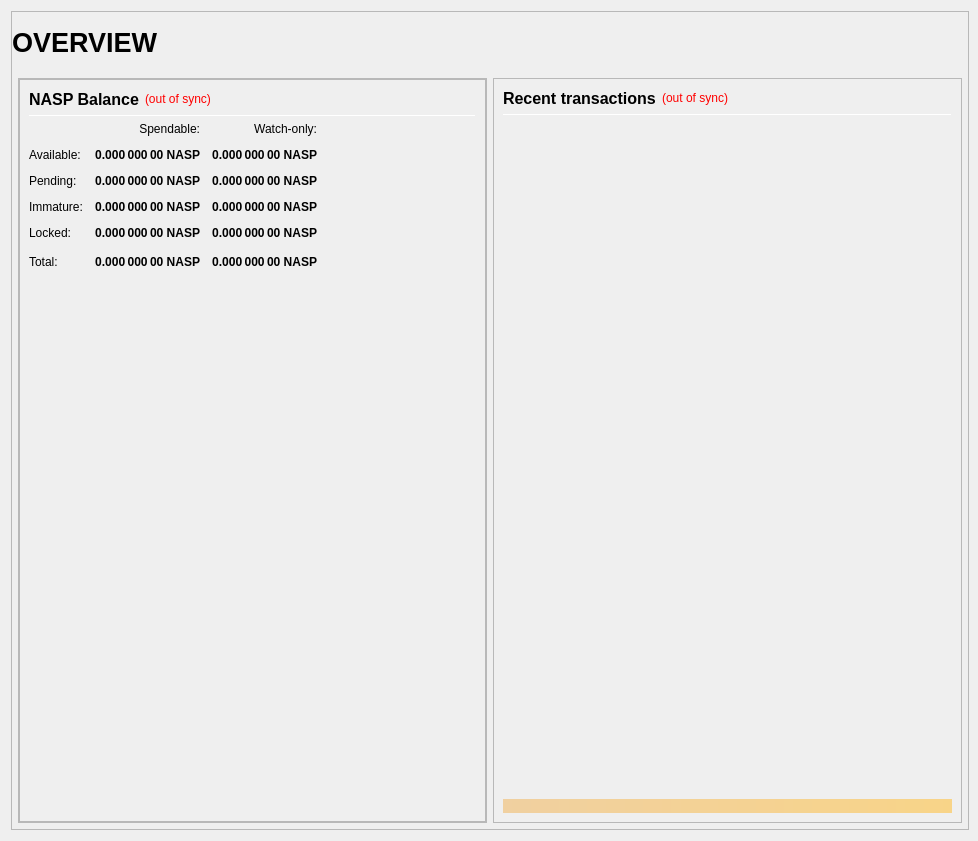
<?xml version="1.0" encoding="UTF-8"?>
<ui version="4.0">
 <class>OverviewPage</class>
 <widget class="QWidget" name="OverviewPage">
  <property name="geometry">
   <rect>
    <x>0</x>
    <y>0</y>
    <width>978</width>
    <height>841</height>
   </rect>
  </property>
  <property name="minimumSize">
   <size>
    <width>960</width>
    <height>682</height>
   </size>
  </property>
  <property name="windowTitle">
   <string>Form</string>
  </property>
  <layout class="QVBoxLayout" name="topLayout" stretch="1">
   <property name="rightMargin">
    <number>9</number>
   </property>
   <item>
    <widget class="QFrame" name="frame_BG">
     <property name="minimumSize">
      <size>
       <width>850</width>
       <height>610</height>
      </size>
     </property>
     <property name="maximumSize">
      <size>
       <width>16777215</width>
       <height>16777215</height>
      </size>
     </property>
     <property name="frameShape">
      <enum>QFrame::StyledPanel</enum>
     </property>
     <property name="frameShadow">
      <enum>QFrame::Raised</enum>
     </property>
     <layout class="QVBoxLayout" name="verticalLayout_3" stretch="1">
      <property name="leftMargin">
       <number>0</number>
      </property>
      <property name="topMargin">
       <number>0</number>
      </property>
      <property name="rightMargin">
       <number>0</number>
      </property>
      <property name="bottomMargin">
       <number>6</number>
      </property>
      <item>
       <layout class="QVBoxLayout" name="verticalLayout_Master" stretch="0,1">
        <property name="leftMargin">
         <number>0</number>
        </property>
        <property name="topMargin">
         <number>0</number>
        </property>
        <property name="rightMargin">
         <number>0</number>
        </property>
        <property name="bottomMargin">
         <number>0</number>
        </property>
        <item>
         <widget class="QFrame" name="frame_Header">
          <layout class="QVBoxLayout" name="verticalLayout_Header" stretch="0">
           <property name="leftMargin">
            <number>0</number>
           </property>
           <property name="topMargin">
            <number>0</number>
           </property>
           <property name="rightMargin">
            <number>0</number>
           </property>
           <property name="bottomMargin">
            <number>0</number>
           </property>
           <item>
            <layout class="QHBoxLayout" name="horizontalLayout_Header" stretch="1,0,0">
             <property name="spacing">
              <number>6</number>
             </property>
             <item>
              <widget class="QLabel" name="labelOverviewHeaderLeft">
               <property name="minimumSize">
                <size>
                 <width>464</width>
                 <height>60</height>
                </size>
               </property>
               <property name="maximumSize">
                <size>
                 <width>16777215</width>
                 <height>60</height>
                </size>
               </property>
               <property name="font">
                <font>
                 <pointsize>20</pointsize>
                 <weight>75</weight>
                 <bold>true</bold>
                </font>
               </property>
               <property name="text">
                <string>OVERVIEW</string>
               </property>
               <property name="alignment">
                <set>Qt::AlignLeading|Qt::AlignLeft|Qt::AlignVCenter</set>
               </property>
              </widget>
             </item>
             <item>
              <spacer name="horizontalSpacer_Header">
               <property name="orientation">
                <enum>Qt::Horizontal</enum>
               </property>
               <property name="sizeHint" stdset="0">
                <size>
                 <width>40</width>
                 <height>20</height>
                </size>
               </property>
              </spacer>
             </item>
             <item>
              <widget class="QLabel" name="labelOverviewHeaderRight">
               <property name="minimumSize">
                <size>
                 <width>464</width>
                 <height>60</height>
                </size>
               </property>
               <property name="maximumSize">
                <size>
                 <width>16777215</width>
                 <height>60</height>
                </size>
               </property>
               <property name="font">
                <font>
                 <pointsize>14</pointsize>
                </font>
               </property>
               <property name="text">
                <string/>
               </property>
               <property name="alignment">
                <set>Qt::AlignRight|Qt::AlignTrailing|Qt::AlignVCenter</set>
               </property>
              </widget>
             </item>
            </layout>
           </item>
          </layout>
         </widget>
        </item>
        <item>
         <widget class="QFrame" name="frame_Content">
          <layout class="QVBoxLayout" name="verticalLayout_Content">
           <property name="leftMargin">
            <number>6</number>
           </property>
           <property name="topMargin">
            <number>0</number>
           </property>
           <property name="rightMargin">
            <number>6</number>
           </property>
           <property name="bottomMargin">
            <number>0</number>
           </property>
           <item>
            <layout class="QHBoxLayout" name="horizontalLayout_Content" stretch="1,1">
             <property name="spacing">
              <number>6</number>
             </property>
             <item>
              <layout class="QVBoxLayout" name="verticalLayout_left" stretch="1">
               <item>
                <widget class="QFrame" name="frameObfuscation">
                 <property name="minimumSize">
                  <size>
                   <width>0</width>
                   <height>0</height>
                  </size>
                 </property>
                 <property name="frameShape">
                  <enum>QFrame::StyledPanel</enum>
                 </property>
                 <property name="frameShadow">
                  <enum>QFrame::Raised</enum>
                 </property>
                 <layout class="QVBoxLayout" name="verticalLayout" stretch="0">
                  <property name="leftMargin">
                   <number>0</number>
                  </property>
                  <property name="topMargin">
                   <number>0</number>
                  </property>
                  <property name="rightMargin">
                   <number>0</number>
                  </property>
                  <property name="bottomMargin">
                   <number>0</number>
                  </property>
                  <item>
                   <widget class="QFrame" name="frame_Balances">
                    <property name="frameShape">
                     <enum>QFrame::StyledPanel</enum>
                    </property>
                    <property name="frameShadow">
                     <enum>QFrame::Raised</enum>
                    </property>
                    <layout class="QVBoxLayout" name="verticalLayout_4">
                     <item>
                      <layout class="QHBoxLayout" name="horizontalLayout_4">
                       <item>
                        <widget class="QLabel" name="label_5">
                         <property name="minimumSize">
                          <size>
                           <width>0</width>
                           <height>20</height>
                          </size>
                         </property>
                         <property name="font">
                          <font>
                           <pointsize>12</pointsize>
                           <weight>75</weight>
                           <bold>true</bold>
                          </font>
                         </property>
                         <property name="text">
                          <string>NASP Balance</string>
                         </property>
                        </widget>
                       </item>
                       <item>
                        <widget class="QLabel" name="labelWalletStatus">
                         <property name="cursor">
                          <cursorShape>WhatsThisCursor</cursorShape>
                         </property>
                         <property name="toolTip">
                          <string>The displayed information may be out of date. Your wallet automatically synchronizes with the Nasp network after a connection is established, but this process has not completed yet.</string>
                         </property>
                         <property name="styleSheet">
                          <string notr="true">QLabel { color: red; }</string>
                         </property>
                         <property name="text">
                          <string notr="true">(out of sync)</string>
                         </property>
                         <property name="alignment">
                          <set>Qt::AlignLeading|Qt::AlignLeft|Qt::AlignVCenter</set>
                         </property>
                        </widget>
                       </item>
                       <item>
                        <spacer name="horizontalSpacer_3">
                         <property name="orientation">
                          <enum>Qt::Horizontal</enum>
                         </property>
                         <property name="sizeHint" stdset="0">
                          <size>
                           <width>40</width>
                           <height>20</height>
                          </size>
                         </property>
                        </spacer>
                       </item>
                      </layout>
                     </item>
                     <item>
                      <widget class="Line" name="line_Balance">
                       <property name="minimumSize">
                        <size>
                         <width>0</width>
                         <height>1</height>
                        </size>
                       </property>
                       <property name="maximumSize">
                        <size>
                         <width>16777215</width>
                         <height>1</height>
                        </size>
                       </property>
                       <property name="orientation">
                        <enum>Qt::Horizontal</enum>
                       </property>
                      </widget>
                     </item>
                     <item>
                      <layout class="QGridLayout" name="gridLayout">
                       <property name="spacing">
                        <number>12</number>
                       </property>
                       <item row="0" column="1">
                        <widget class="QLabel" name="labelSpendable">
                         <property name="text">
                          <string>Spendable:</string>
                         </property>
                         <property name="alignment">
                          <set>Qt::AlignRight|Qt::AlignTrailing|Qt::AlignVCenter</set>
                         </property>
                        </widget>
                       </item>
                       <item row="0" column="2">
                        <widget class="QLabel" name="labelWatchonly">
                         <property name="text">
                          <string>Watch-only:</string>
                         </property>
                         <property name="alignment">
                          <set>Qt::AlignRight|Qt::AlignTrailing|Qt::AlignVCenter</set>
                         </property>
                        </widget>
                       </item>
                       <item row="1" column="0">
                        <widget class="QLabel" name="labelBalanceText">
                         <property name="text">
                          <string>Available:</string>
                         </property>
                        </widget>
                       </item>
                       <item row="1" column="1">
                        <widget class="QLabel" name="labelBalance">
                         <property name="font">
                          <font>
                           <weight>75</weight>
                           <bold>true</bold>
                          </font>
                         </property>
                         <property name="cursor">
                          <cursorShape>IBeamCursor</cursorShape>
                         </property>
                         <property name="toolTip">
                          <string>Your current spendable balance</string>
                         </property>
                         <property name="text">
                          <string notr="true">0.000 000 00 NASP</string>
                         </property>
                         <property name="alignment">
                          <set>Qt::AlignRight|Qt::AlignTrailing|Qt::AlignVCenter</set>
                         </property>
                         <property name="textInteractionFlags">
                          <set>Qt::LinksAccessibleByMouse|Qt::TextSelectableByKeyboard|Qt::TextSelectableByMouse</set>
                         </property>
                        </widget>
                       </item>
                       <item row="1" column="2">
                        <widget class="QLabel" name="labelWatchAvailable">
                         <property name="font">
                          <font>
                           <weight>75</weight>
                           <bold>true</bold>
                          </font>
                         </property>
                         <property name="cursor">
                          <cursorShape>IBeamCursor</cursorShape>
                         </property>
                         <property name="toolTip">
                          <string>Your current balance in watch-only addresses</string>
                         </property>
                         <property name="text">
                          <string notr="true">0.000 000 00 NASP</string>
                         </property>
                         <property name="alignment">
                          <set>Qt::AlignRight|Qt::AlignTrailing|Qt::AlignVCenter</set>
                         </property>
                         <property name="textInteractionFlags">
                          <set>Qt::LinksAccessibleByMouse|Qt::TextSelectableByKeyboard|Qt::TextSelectableByMouse</set>
                         </property>
                        </widget>
                       </item>
                       <item row="2" column="0">
                        <widget class="QLabel" name="labelPendingText">
                         <property name="text">
                          <string>Pending:</string>
                         </property>
                        </widget>
                       </item>
                       <item row="2" column="1">
                        <widget class="QLabel" name="labelUnconfirmed">
                         <property name="font">
                          <font>
                           <weight>75</weight>
                           <bold>true</bold>
                          </font>
                         </property>
                         <property name="cursor">
                          <cursorShape>IBeamCursor</cursorShape>
                         </property>
                         <property name="toolTip">
                          <string>Total of transactions that have yet to be confirmed, and do not yet count toward the spendable balance</string>
                         </property>
                         <property name="text">
                          <string notr="true">0.000 000 00 NASP</string>
                         </property>
                         <property name="alignment">
                          <set>Qt::AlignRight|Qt::AlignTrailing|Qt::AlignVCenter</set>
                         </property>
                         <property name="textInteractionFlags">
                          <set>Qt::LinksAccessibleByMouse|Qt::TextSelectableByKeyboard|Qt::TextSelectableByMouse</set>
                         </property>
                        </widget>
                       </item>
                       <item row="2" column="2">
                        <widget class="QLabel" name="labelWatchPending">
                         <property name="font">
                          <font>
                           <weight>75</weight>
                           <bold>true</bold>
                          </font>
                         </property>
                         <property name="cursor">
                          <cursorShape>IBeamCursor</cursorShape>
                         </property>
                         <property name="toolTip">
                          <string>Unconfirmed transactions to watch-only addresses</string>
                         </property>
                         <property name="text">
                          <string notr="true">0.000 000 00 NASP</string>
                         </property>
                         <property name="alignment">
                          <set>Qt::AlignRight|Qt::AlignTrailing|Qt::AlignVCenter</set>
                         </property>
                         <property name="textInteractionFlags">
                          <set>Qt::LinksAccessibleByMouse|Qt::TextSelectableByKeyboard|Qt::TextSelectableByMouse</set>
                         </property>
                        </widget>
                       </item>
                       <item row="3" column="0">
                        <widget class="QLabel" name="labelImmatureText">
                         <property name="text">
                          <string>Immature:</string>
                         </property>
                        </widget>
                       </item>
                       <item row="3" column="1">
                        <widget class="QLabel" name="labelImmature">
                         <property name="font">
                          <font>
                           <weight>75</weight>
                           <bold>true</bold>
                          </font>
                         </property>
                         <property name="cursor">
                          <cursorShape>IBeamCursor</cursorShape>
                         </property>
                         <property name="toolTip">
                          <string>Staked or masternode rewards that has not yet matured</string>
                         </property>
                         <property name="text">
                          <string notr="true">0.000 000 00 NASP</string>
                         </property>
                         <property name="alignment">
                          <set>Qt::AlignRight|Qt::AlignTrailing|Qt::AlignVCenter</set>
                         </property>
                         <property name="textInteractionFlags">
                          <set>Qt::LinksAccessibleByMouse|Qt::TextSelectableByKeyboard|Qt::TextSelectableByMouse</set>
                         </property>
                        </widget>
                       </item>
                       <item row="3" column="2">
                        <widget class="QLabel" name="labelWatchImmature">
                         <property name="font">
                          <font>
                           <weight>75</weight>
                           <bold>true</bold>
                          </font>
                         </property>
                         <property name="cursor">
                          <cursorShape>IBeamCursor</cursorShape>
                         </property>
                         <property name="toolTip">
                          <string>Staked or masternode rewards in watch-only addresses that has not yet matured</string>
                         </property>
                         <property name="text">
                          <string notr="true">0.000 000 00 NASP</string>
                         </property>
                         <property name="alignment">
                          <set>Qt::AlignRight|Qt::AlignTrailing|Qt::AlignVCenter</set>
                         </property>
                         <property name="textInteractionFlags">
                          <set>Qt::LinksAccessibleByMouse|Qt::TextSelectableByKeyboard|Qt::TextSelectableByMouse</set>
                         </property>
                        </widget>
                       </item>
                       <item row="4" column="0">
                        <widget class="QLabel" name="labelLockedBalanceText">
                         <property name="toolTip">
                          <string>Locked NASP or Masternode collaterals. These are excluded from zNASP minting.</string>
                         </property>
                         <property name="text">
                          <string>Locked:</string>
                         </property>
                        </widget>
                       </item>
                       <item row="4" column="1">
                        <widget class="QLabel" name="labelLockedBalance">
                         <property name="font">
                          <font>
                           <weight>75</weight>
                           <bold>true</bold>
                          </font>
                         </property>
                         <property name="cursor">
                          <cursorShape>IBeamCursor</cursorShape>
                         </property>
                         <property name="toolTip">
                          <string>Locked NASP or Masternode collaterals. These are excluded from zNASP minting.</string>
                         </property>
                         <property name="text">
                          <string notr="true">0.000 000 00 NASP</string>
                         </property>
                         <property name="alignment">
                          <set>Qt::AlignRight|Qt::AlignTrailing|Qt::AlignVCenter</set>
                         </property>
                         <property name="textInteractionFlags">
                          <set>Qt::LinksAccessibleByMouse|Qt::TextSelectableByKeyboard|Qt::TextSelectableByMouse</set>
                         </property>
                        </widget>
                       </item>
                       <item row="4" column="2">
                        <widget class="QLabel" name="labelWatchLocked">
                         <property name="font">
                          <font>
                           <weight>75</weight>
                           <bold>true</bold>
                          </font>
                         </property>
                         <property name="cursor">
                          <cursorShape>IBeamCursor</cursorShape>
                         </property>
                         <property name="toolTip">
                          <string>Current locked balance in watch-only addresses</string>
                         </property>
                         <property name="text">
                          <string notr="true">0.000 000 00 NASP</string>
                         </property>
                         <property name="alignment">
                          <set>Qt::AlignRight|Qt::AlignTrailing|Qt::AlignVCenter</set>
                         </property>
                         <property name="textInteractionFlags">
                          <set>Qt::LinksAccessibleByMouse|Qt::TextSelectableByKeyboard|Qt::TextSelectableByMouse</set>
                         </property>
                        </widget>
                       </item>
                       <item row="5" column="0">
                        <widget class="QLabel" name="labelTotalText">
                         <property name="toolTip">
                          <string>Your current Nasp balance, unconfirmed and immature transactions included</string>
                         </property>
                         <property name="text">
                          <string>Total:</string>
                         </property>
                        </widget>
                       </item>
                       <item row="5" column="1">
                        <widget class="QLabel" name="labelTotal">
                         <property name="font">
                          <font>
                           <weight>75</weight>
                           <bold>true</bold>
                          </font>
                         </property>
                         <property name="cursor">
                          <cursorShape>IBeamCursor</cursorShape>
                         </property>
                         <property name="toolTip">
                          <string>Your current Nasp balance, unconfirmed and immature transactions included</string>
                         </property>
                         <property name="text">
                          <string notr="true">0.000 000 00 NASP</string>
                         </property>
                         <property name="alignment">
                          <set>Qt::AlignRight|Qt::AlignTrailing|Qt::AlignVCenter</set>
                         </property>
                         <property name="textInteractionFlags">
                          <set>Qt::LinksAccessibleByMouse|Qt::TextSelectableByKeyboard|Qt::TextSelectableByMouse</set>
                         </property>
                        </widget>
                       </item>
                       <item row="5" column="2">
                        <widget class="QLabel" name="labelWatchTotal">
                         <property name="font">
                          <font>
                           <weight>75</weight>
                           <bold>true</bold>
                          </font>
                         </property>
                         <property name="cursor">
                          <cursorShape>IBeamCursor</cursorShape>
                         </property>
                         <property name="toolTip">
                          <string>Current total balance in watch-only addresses</string>
                         </property>
                         <property name="text">
                          <string notr="true">0.000 000 00 NASP</string>
                         </property>
                         <property name="alignment">
                          <set>Qt::AlignRight|Qt::AlignTrailing|Qt::AlignVCenter</set>
                         </property>
                         <property name="textInteractionFlags">
                          <set>Qt::LinksAccessibleByMouse|Qt::TextSelectableByKeyboard|Qt::TextSelectableByMouse</set>
                         </property>
                        </widget>
                       </item>
                       <item row="5" column="3">
                        <spacer name="horizontalSpacer_9">
                         <property name="orientation">
                          <enum>Qt::Horizontal</enum>
                         </property>
                         <property name="sizeHint" stdset="0">
                          <size>
                           <width>40</width>
                           <height>20</height>
                          </size>
                         </property>
                        </spacer>
                       </item>
                      </layout>
                     </item>
                     <item>
                      <spacer name="verticalSpacer_3">
                       <property name="orientation">
                        <enum>Qt::Vertical</enum>
                       </property>
                       <property name="sizeType">
                        <enum>QSizePolicy::Expanding</enum>
                       </property>
                       <property name="sizeHint" stdset="0">
                        <size>
                         <width>20</width>
                         <height>40</height>
                        </size>
                       </property>
                      </spacer>
                     </item>
                     <item>
                      <widget class="QLabel" name="bg_logo">
                       <property name="sizePolicy">
                        <sizepolicy hsizetype="Expanding" vsizetype="Fixed">
                         <horstretch>0</horstretch>
                         <verstretch>0</verstretch>
                        </sizepolicy>
                       </property>
                       <property name="minimumSize">
                        <size>
                         <width>300</width>
                         <height>250</height>
                        </size>
                       </property>
                       <property name="maximumSize">
                        <size>
                         <width>1200</width>
                         <height>250</height>
                        </size>
                       </property>
                       <property name="sizeIncrement">
                        <size>
                         <width>0</width>
                         <height>0</height>
                        </size>
                       </property>
                       <property name="baseSize">
                        <size>
                         <width>0</width>
                         <height>0</height>
                        </size>
                       </property>
                       <property name="font">
                        <font>
                         <pointsize>14</pointsize>
                        </font>
                       </property>
                       <property name="text">
                        <string/>
                       </property>
                       <property name="alignment">
                        <set>Qt::AlignRight|Qt::AlignTrailing|Qt::AlignVCenter</set>
                       </property>
                      </widget>
                     </item>
                    </layout>
                   </widget>
                  </item>
                 </layout>
                </widget>
               </item>
              </layout>
             </item>
             <item>
              <layout class="QVBoxLayout" name="verticalLayout_right" stretch="1">
               <item>
                <widget class="QFrame" name="frame_RecentTransactions">
                 <property name="minimumSize">
                  <size>
                   <width>0</width>
                   <height>0</height>
                  </size>
                 </property>
                 <property name="frameShape">
                  <enum>QFrame::StyledPanel</enum>
                 </property>
                 <property name="frameShadow">
                  <enum>QFrame::Raised</enum>
                 </property>
                 <layout class="QVBoxLayout" name="verticalLayout_1" stretch="0,0,0,0,0">
                  <item>
                   <layout class="QHBoxLayout" name="horizontalLayout_2">
                    <item>
                     <widget class="QLabel" name="label_4">
                      <property name="minimumSize">
                       <size>
                        <width>0</width>
                        <height>20</height>
                       </size>
                      </property>
                      <property name="font">
                       <font>
                        <pointsize>12</pointsize>
                        <weight>75</weight>
                        <bold>true</bold>
                       </font>
                      </property>
                      <property name="text">
                       <string>Recent transactions</string>
                      </property>
                     </widget>
                    </item>
                    <item>
                     <widget class="QLabel" name="labelTransactionsStatus">
                      <property name="cursor">
                       <cursorShape>WhatsThisCursor</cursorShape>
                      </property>
                      <property name="toolTip">
                       <string>The displayed information may be out of date. Your wallet automatically synchronizes with the Nasp network after a connection is established, but this process has not completed yet.</string>
                      </property>
                      <property name="styleSheet">
                       <string notr="true">QLabel { color: red; }</string>
                      </property>
                      <property name="text">
                       <string notr="true">(out of sync)</string>
                      </property>
                      <property name="alignment">
                       <set>Qt::AlignRight|Qt::AlignTrailing|Qt::AlignVCenter</set>
                      </property>
                     </widget>
                    </item>
                    <item>
                     <spacer name="horizontalSpacer">
                      <property name="orientation">
                       <enum>Qt::Horizontal</enum>
                      </property>
                      <property name="sizeHint" stdset="0">
                       <size>
                        <width>40</width>
                        <height>20</height>
                       </size>
                      </property>
                     </spacer>
                    </item>
                   </layout>
                  </item>
                  <item>
                   <widget class="Line" name="line">
                    <property name="minimumSize">
                     <size>
                      <width>0</width>
                      <height>1</height>
                     </size>
                    </property>
                    <property name="maximumSize">
                     <size>
                      <width>16777215</width>
                      <height>1</height>
                     </size>
                    </property>
                    <property name="orientation">
                     <enum>Qt::Horizontal</enum>
                    </property>
                   </widget>
                  </item>
                  <item>
                   <widget class="QListView" name="listTransactions">
                    <property name="minimumSize">
                     <size>
                      <width>0</width>
                      <height>0</height>
                     </size>
                    </property>
                    <property name="styleSheet">
                     <string notr="true">QListView { background: transparent; }</string>
                    </property>
                    <property name="frameShape">
                     <enum>QFrame::NoFrame</enum>
                    </property>
                    <property name="verticalScrollBarPolicy">
                     <enum>Qt::ScrollBarAlwaysOff</enum>
                    </property>
                    <property name="horizontalScrollBarPolicy">
                     <enum>Qt::ScrollBarAlwaysOff</enum>
                    </property>
                    <property name="selectionMode">
                     <enum>QAbstractItemView::NoSelection</enum>
                    </property>
                   </widget>
                  </item>
                  <item>
                   <spacer name="verticalSpacer_2">
                    <property name="orientation">
                     <enum>Qt::Vertical</enum>
                    </property>
                    <property name="sizeType">
                     <enum>QSizePolicy::Expanding</enum>
                    </property>
                    <property name="sizeHint" stdset="0">
                     <size>
                      <width>20</width>
                      <height>40</height>
                     </size>
                    </property>
                   </spacer>
                  </item>
                  <item>
                   <widget class="QLabel" name="labelAlerts">
                    <property name="maximumSize">
                     <size>
                      <width>16777215</width>
                      <height>16777215</height>
                     </size>
                    </property>
                    <property name="styleSheet">
                     <string notr="true">background-color: qlineargradient(x1: 0, y1: 0, x2: 1, y2: 0, stop:0 #F0D0A0, stop:1 #F8D488); color:#000000;</string>
                    </property>
                    <property name="text">
                     <string/>
                    </property>
                    <property name="wordWrap">
                     <bool>true</bool>
                    </property>
                    <property name="margin">
                     <number>3</number>
                    </property>
                   </widget>
                  </item>
                 </layout>
                </widget>
               </item>
              </layout>
             </item>
            </layout>
           </item>
          </layout>
         </widget>
        </item>
       </layout>
      </item>
     </layout>
    </widget>
   </item>
  </layout>
 </widget>
 <resources/>
 <connections/>
</ui>
